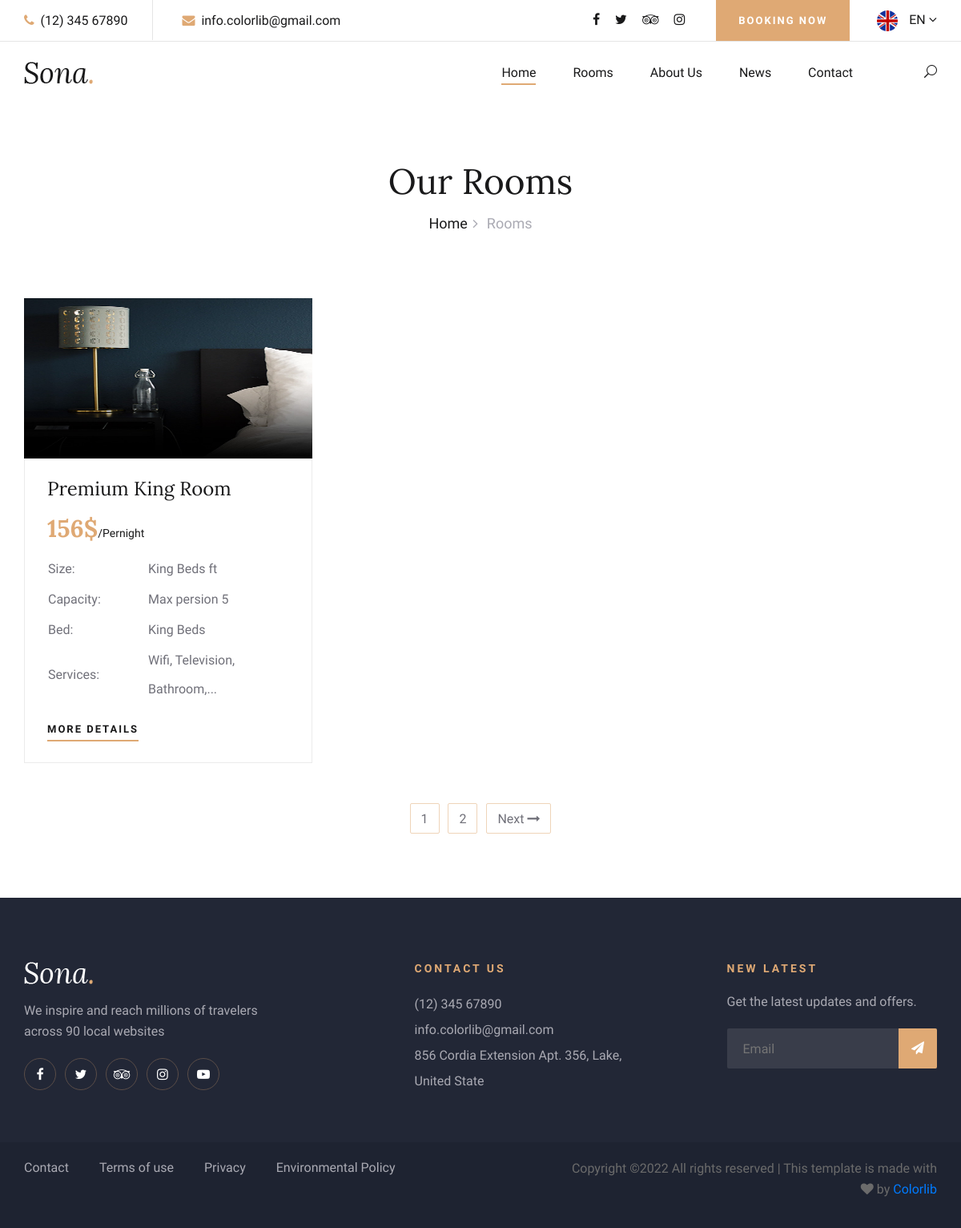
The app's page /rooms/, older data.
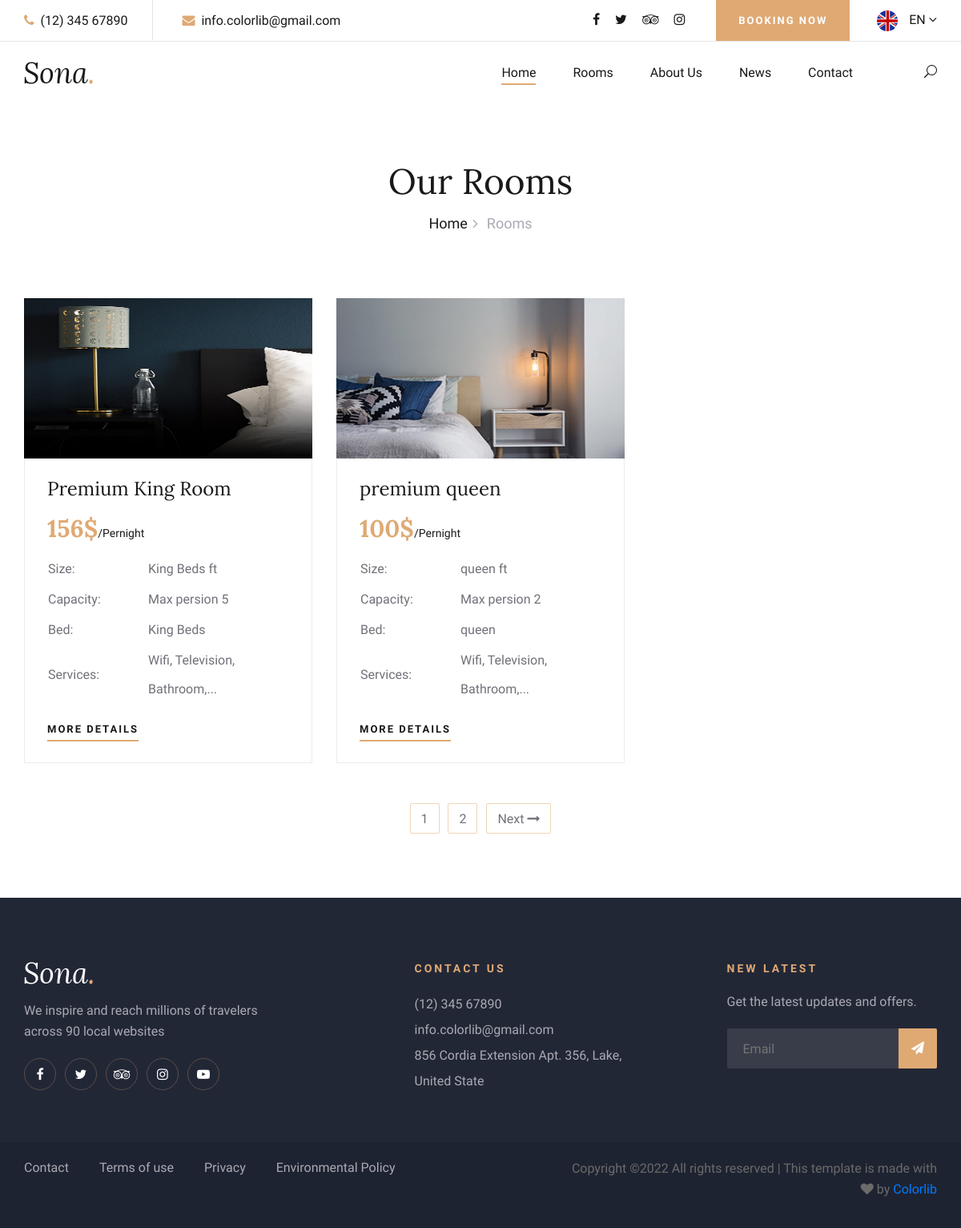
The same page, newer data.
### app_hotel/models.py (models this page shows, shortened)
class Room_Blog_Absact(models.Model):
    choice = (
            ('publised',  'PUBLISHED'),
             ( 'draft', 'DRAFT')
              )
    title = models.CharField(max_length=100)
    image = models.ImageField(upload_to='images/')
    slug = models.SlugField(blank=True, max_length=100, unique=True)
    description = models.TextField( )
    published = models.DateTimeField(default=timezone.now)
    created = models.DateTimeField(auto_now_add =True)
    updated = models.DateTimeField(auto_now =True)
    status = models.CharField(choices= choice, max_length=50)
    services = TaggableManager() # user tag pip install django-taggit
    user = models.ForeignKey(User, on_delete=models.CASCADE)
    class Meta:
        ordering = ['title','published','status','image']

class Room(Room_Blog_Absact):
    price = models.IntegerField()
    size = models.IntegerField()
    capacity = models.IntegerField()
    bed = models.CharField(max_length=100,blank=True,null=True)
    class Meta:
        model: Room_Blog_Absact
        ordering = ('title','price','size','capacity','bed','published','status','image')

class Room_Blog_Absact(models.Model):
    choice = (
            ('publised',  'PUBLISHED'),
             ( 'draft', 'DRAFT')
              )
    title = models.CharField(max_length=100)
    image = models.ImageField(upload_to='images/')
    slug = models.SlugField(blank=True, max_length=100, unique=True)
    description = models.TextField( )
    published = models.DateTimeField(default=timezone.now)
    created = models.DateTimeField(auto_now_add =True)
    updated = models.DateTimeField(auto_now =True)
    status = models.CharField(choices= choice, max_length=50)
    services = TaggableManager() # user tag pip install django-taggit
    user = models.ForeignKey(User, on_delete=models.CASCADE)
    class Meta:
        ordering = ['title','published','status','image']

### app_hotel/views.py (the view)
# urls.py: path('rooms/', RoomAllView.as_view(), name='rooms'),
class RoomAllView(TemplateView):
    template_name = "hotel/rooms.html"
    def get_context_data(self, **kwargs):
        context = super().get_context_data(**kwargs)
        context['rooms'] = Room.objects.all()
        return context

### app_hotel/templates/hotel/rooms.html
{% extends 'partials/layout/base.html' %}
{% load static %}
{% block content %}
    <div class="breadcrumb-section">
        <div class="container">
            <div class="row">
                <div class="col-lg-12">
                    <div class="breadcrumb-text">
                        <h2>Our Rooms</h2>
                        <div class="bt-option">
                            <a href="/">Home</a>
                            <span>Rooms</span>
                        </div>
                    </div>
                </div>
            </div>
        </div>
    </div>
    <section class="rooms-section spad">
        <div class="container">
            <div class="row">
                {% for room in rooms  %}
                <div class="col-lg-4 col-md-6">
                    <div class="room-item">
                        <img src="{{room.image.url}}" style="height:200px" alt="">
                        <div class="ri-text">
                            <h4>{{room.title}}</h4>
                            <h3>{{room.price}}$<span>/Pernight</span></h3>
                            <table>
                                <tbody>
                                    <tr>
                                        <td class="r-o">Size:</td>
                                        <td>{{room.bed}} ft</td>
                                    </tr>
                                    <tr>
                                        <td class="r-o">Capacity:</td>
                                        <td>Max persion {{room.capacity}}</td>
                                    </tr>
                                    <tr>
                                        <td class="r-o">Bed:</td>
                                        <td>{{room.bed}}</td>
                                    </tr>
                                    <tr>
                                        <td class="r-o">Services:</td>
                                        <td>Wifi, Television, Bathroom,...</td>
                                    </tr>
                                </tbody>
                            </table>
                            <a href="{% url 'room_detail' room.pk %}" class="primary-btn">More Details</a>
                        </div>
                    </div>
                </div>
                {% endfor %}
                <div class="col-lg-12">
                    <div class="room-pagination">
                        <a href="#">1</a>
                        <a href="#">2</a>
                        <a href="#">Next <i class="fa fa-long-arrow-right"></i></a>
                    </div>
                </div>
            </div>
        </div>
    </section>
{% endblock content %}

### app_hotel/templates/partials/layout/base.html (shortened to what this page needs)
<!DOCTYPE html>
<html lang="zxx">
{% load static %}
<head>
    <link rel="stylesheet" href="{% static 'css/bootstrap.min.css'%}" type="text/css">
    <link rel="stylesheet" href="{% static 'css/font-awesome.min.css'%}" type="text/css">
    <link rel="stylesheet" href="{% static 'css/elegant-icons.css'%}" type="text/css">
    <link rel="stylesheet" href="{% static 'css/flaticon.css'%}" type="text/css">
    <link rel="stylesheet" href="{% static 'css/owl.carousel.min.css'%}" type="text/css">
    <link rel="stylesheet" href="{% static 'css/nice-select.css'%}" type="text/css">
    <link rel="stylesheet" href="{% static 'css/jquery-ui.min.css'%}" type="text/css">
    <link rel="stylesheet" href="{% static 'css/magnific-popup.css'%}" type="text/css">
    <link rel="stylesheet" href="{% static 'css/slicknav.min.css'%}" type="text/css">
    <link rel="stylesheet" href="{% static 'css/style.css'%}" type="text/css">
</head>
<body>
{% include 'partials/nav/header.html' %}
{% block content %}
{% endblock content %}
{% include 'partials/nav/footer.html' %}
</body>
</html>

### app_hotel/templates/partials/nav/header.html (shortened to what this page needs)
  <header class="header-section">
      <div class="top-nav">
          <div class="container">
              <div class="row">
                  <div class="col-lg-6">
                      <ul class="tn-left">
                          <li><i class="fa fa-phone"></i> (12) 345 67890</li>
                          <li><i class="fa fa-envelope"></i> info.colorlib@gmail.com</li>
                      </ul>
                  </div>
                  <div class="col-lg-6">
                      <div class="tn-right">
                          <div class="top-social">
                              <a href="#"><i class="fa fa-facebook"></i></a>
                              <a href="#"><i class="fa fa-twitter"></i></a>
                              <a href="#"><i class="fa fa-tripadvisor"></i></a>
                              <a href="#"><i class="fa fa-instagram"></i></a>
                          </div>
                          <a href="#" class="bk-btn">Booking Now</a>
                          <div class="language-option">
                              <img src="img/flag.jpg" alt="">
                              <span>EN <i class="fa fa-angle-down"></i></span>
                          </div>
                      </div>
                  </div>
              </div>
          </div>
      </div>
      <div class="menu-item">
          <div class="container">
              <div class="row">
                  <div class="col-lg-2">
                      <div class="logo">
                          <a href="./index.html">
                              <img src="img/logo.png" alt="">
                          </a>
                      </div>
                  </div>
                  <div class="col-lg-10">
                      <div class="nav-menu">
                          <nav class="mainmenu">
                              <ul>
                                  <li class="active"><a href="/">Home</a></li>
                                  <li><a href="/rooms">Rooms</a></li>
                                  <li><a href="/about">About Us</a></li>
                                  <li><a href="/blogs">News</a></li>
                                  <li><a href="/contact">Contact</a></li>
                              </ul>
                          </nav>
                          <div class="nav-right search-switch">
                              <i class="icon_search"></i>
                          </div>
                      </div>
                  </div>
              </div>
          </div>
      </div>
  </header>

### app_hotel/templates/partials/nav/footer.html (shortened to what this page needs)
<footer class="footer-section">
    <div class="container">
        <div class="footer-text">
            <div class="row">
                <div class="col-lg-4">
                    <div class="ft-about">
                        <div class="logo">
                            <a href="#">
                                <img src="img/footer-logo.png" alt="">
                            </a>
                        </div>
                        <p>We inspire and reach millions of travelers<br /> across 90 local websites</p>
                        <div class="fa-social">
                            <a href="#"><i class="fa fa-facebook"></i></a>
                            <a href="#"><i class="fa fa-twitter"></i></a>
                            <a href="#"><i class="fa fa-tripadvisor"></i></a>
                            <a href="#"><i class="fa fa-instagram"></i></a>
                            <a href="#"><i class="fa fa-youtube-play"></i></a>
                        </div>
                    </div>
                </div>
                <div class="col-lg-3 offset-lg-1">
                    <div class="ft-contact">
                        <h6>Contact Us</h6>
                        <ul>
                            <li>(12) 345 67890</li>
                            <li>info.colorlib@gmail.com</li>
                            <li>856 Cordia Extension Apt. 356, Lake, United State</li>
                        </ul>
                    </div>
                </div>
                <div class="col-lg-3 offset-lg-1">
                    <div class="ft-newslatter">
                        <h6>New latest</h6>
                        <p>Get the latest updates and offers.</p>
                        <form action="#" class="fn-form">
                            <input type="text" placeholder="Email">
                            <button type="submit"><i class="fa fa-send"></i></button>
                        </form>
                    </div>
                </div>
            </div>
        </div>
    </div>
    <div class="copyright-option">
        <div class="container">
            <div class="row">
                <div class="col-lg-7">
                    <ul>
                        <li><a href="#">Contact</a></li>
                        <li><a href="#">Terms of use</a></li>
                        <li><a href="#">Privacy</a></li>
                        <li><a href="#">Environmental Policy</a></li>
                    </ul>
                </div>
                <div class="col-lg-5">
                    <div class="co-text"><p>
Copyright &copy;<script>document.write(new Date().getFullYear());</script> All rights reserved | This template is made with <i class="fa fa-heart" aria-hidden="true"></i> by <a href="https://colorlib.com" target="_blank">Colorlib</a>
</p></div>
                </div>
            </div>
        </div>
    </div>
</footer>

Row changes from the older to the newer data that the page shows:
added Room: image (picture), title "premium queen", price "100", bed "queen", capacity "2"
